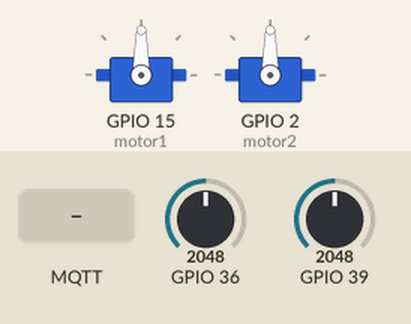
Recording of a sketch running on a simulated ESP32. Shown: 2 × servo. The inputs (shaded band) are chosen by the test bench; at power-on: GPIO 36 = 2048, GPIO 39 = 2048. WiFi joins after 1.5 s; servers stay silent unless stated; random numbers use the default seed unless the sketch sets one; no MQTT or app messages arrive unless stated; what the sketch prints to the serial monitor is not drawn.

Above: at 4.7 s.
4.8 s: MQTT message "45" arrives on the first subscribed topic
At 6.4 s:
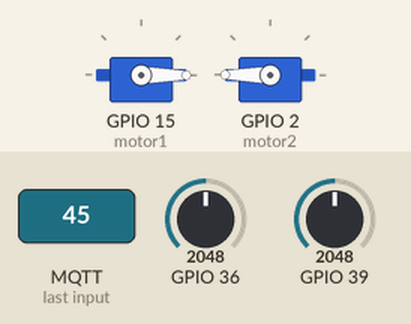
Timing chart, 0 to 7.9 s (numbered marks = the images above; inputs shaded):
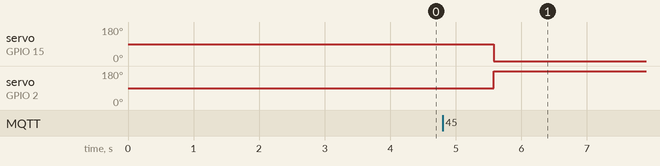

The sketch:

FinalrobotE23.ino
```cpp
#include <WiFi.h>
#include <PubSubClient.h>
#include <Servo.h>
#include <math.h>

Servo motor1; // para trabajar con servo 1
Servo motor2; // para trabajar con servo 2

// Update these with values suitable for your network.
// Contraseña y red utilizada en el instituto donde está conectado el dispositivo
const char* ssid = "¿Quién va a reprobar?";
const char* password = "todoelgrupo";
const char* mqtt_server = "broker.emqx.io";


//const char* ssid = "INFINITUM6211_2.4";
//const char* password = "1ciGnkCo4e";
//const char* mqtt_server = "127.0.0.1";
//const char* mqtt_server = "broker.emqx.io";

WiFiClient espClient;
PubSubClient client(espClient);
unsigned long lastMsg = 0;
#define MSG_BUFFER_SIZE  (50)
//#define BUILTIN_LED
char msg1[MSG_BUFFER_SIZE]; //variable para almacenar posición 1
char msg2[MSG_BUFFER_SIZE]; //variable para almacenar posición 1
int value = 0;     //variable incremental
int pot1 = 0;     //variable para la lectura del potenciometro1
int pot2 = 0;     //variable para la lectura del potenciometro1
//int pot3 = 0;
int i;            //Variable incremental
int o;            //variable para guardar el signo positivo o negativo
int p;            //variable para guardar el signo positivo o negativo
int q;            //variable para guardar el signo positivo o negativo
int r;            //variable para guardar el signo positivo o negativo
float v1=0;       //variable para el voltaje 1
float v2=0;       //variable para el voltaje 1
float v3=0;       //variable para el voltaje 1
int angulo1=0;    //variable para el angulo 1
int angulo2=0;    //variable para el angulo 1
int angulo3=0;    //variable para el angulo 1
byte angulos;     //variable para el angulo 1

float tf=2;//tiempo final de ejecución en segundos
float x=0,y=0; //coordenadas generadas de la trayectoria recta
float xi=16,yi=0,xf=16,yf=0; //coordeandas iniciales y finales (para iniciar son las mismas)
float t=0; //tiempo de ejecución (este se recalculará en la función rectaGenerada)
float theta1=0,theta2=0; // angulos para el movimiento del servo motor
int posi =90;   //angulo de compensación inicial para que el brazo quede recto
int DEL = 10;   //variable de tiempo
float deltaT=0.01; //Incrementos de tiempo en segundos

void setup_wifi()  //función Wifi
{
  delay(10);  //pausa
  // We start by connecting to a WiFi network
  Serial.println();
  Serial.print("Connecting to ");   //Impresión en puerto serial de conección
  Serial.println(ssid);            //Impresión en puerto serial del ssis

  WiFi.mode(WIFI_STA);            //Libreria Wifi
  WiFi.begin(ssid, password);     // Configuración de wifi

  while (WiFi.status() != WL_CONNECTED)   //Estado de conección
  {
    delay(500);             //Pausa
    Serial.print(".");      //impresión en puerto serial
  }

  randomSeed(micros());

  Serial.println("");                //impresión en puerto serial
  Serial.println("WiFi connected");  //impresión en puerto serial
  Serial.println("IP address: ");    //impresión en puerto serial
  Serial.println(WiFi.localIP());    //impresión en puerto serial
}

float callback1(char* topic, byte* payload, unsigned int length) //resepción de de datos desde el broker
{
  Serial.print("Message arrived ["); //impresión en puerto serial
  Serial.print(topic);               //impresión en puerto serial
  Serial.println("] ");
  for (int i = 0; i < length; i++)       //Lectura de las coordenadas
  {
    Serial.println((char)payload[i]);
  }

  int a=payload[1]-48;               //Conversión del primer digito de la primera coordenada de codigo ascii a decimal
  int b=payload[2]-48;               //Conversión del segundo digito de la primera coordenada de codigo ascii a decimal
  int c=payload[5]-48;               //Conversión del primer digito de la segunda coordenada de codigo ascii a decimal
  int d=payload[6]-48;               //Conversión del segundo digito de la segunda coordenada de codigo ascii a decimal

  int e=payload[9]-48;               //Conversión del primer digito de la tercera coordenada de codigo ascii a decimal
  int f=payload[10]-48;              //Conversión del segundo digito de la tercera coordenada de codigo ascii a decimal
  int g=payload[13]-48;              //Conversión del primer digito de la cuarta coordenada de codigo ascii a decimal
  int h=payload[14]-48;              //Conversión del segundo digito de la cuarta coordenada de codigo ascii a decimal

  int j=payload[0];                  //Conversión de signo de la primera coordenada de codigo ascii a decimal
  int k=payload[4];                  //Conversión de signo de la segunda coordenada de codigo ascii a decimal
  int l=payload[8];                  //Conversión de signo de la tercera coordenada de codigo ascii a decimal
  int m=payload[12];                 //Conversión de signo de la cuarta coordenada de codigo ascii a decimal


  if (j==45)                      //Verificación del signo negativo de la primera coordenada
  {
    o=(j-45)-1;
  }
  if (j==43)                     //Verificación del signo positivo de la primera coordenada
  {
    o=(j-43)+1;
  }

  if (k==45)                     //Verificación del signo negativo de la segunda coordenada
  {
    p=(k-45)-1;
  }
  if (k==43)                    //Verificación del signo positivo de la segunda coordenada
  {
    p=(k-43)+1;
  }

  if (l==45)                  //Verificación del signo negativo de la tercera coordenada
  {
    q=(l-45)-1;
  }
  if (l==43)                //Verificación del signo positivo de la tercera coordenada
  {
    q=(l-43)+1;
  }

  if (m==45)               //Verificación del signo negativo de la cuarta coordenada
  {
    r=(m-45)-1;
  }
  if (m==43)              //Verificación del signo positivo de la cuarta coordenada
  {
    r=(m-43)+1;
  }


  xi=(((a*10)+b)*o);   //Obtención de la primera derivada
  yi=(((c*10)+d)*p);   //Obtención de la segunda derivada

  xf=(((e*10)+f)*q);   //Obtención de la tercera derivada
  yf=(((g*10)+h)*r);  //Obtención de la cuarta derivada


  Serial.println(a);
  Serial.println(b);
  Serial.println(c);
  Serial.println(d);
  Serial.println(xi);
  Serial.println(yi);
  Serial.println(xf);
  Serial.println(yf);

  return xi,yi,xf,yf;   //Retorno de coordenadas procesadas que vienen de mensaje externo por MQTT
}


void reconnect()                              //Función de reconección
{
  // Loop until we're reconnected
  while (!client.connected())                     //Verificación de conección
  {
    Serial.print("Attempting MQTT connection...");    // Create a random client ID

    String clientId = "ESP8266Client-";
    clientId += String(random(0xffff), HEX);        // Attempt to connect

    if (client.connect(clientId.c_str()))      //Verificación de conección
    {
      Serial.println("connected");
      // Once connected, publish an announcement...
      client.publish("posicion1", "Enviando el primer mensaje");        //Enviando el mensaje de posición1
      client.publish("posicion2", "Enviando el primer mensaje");        //Enviando el mensaje de posición2
      // ... and resubscribe
      client.subscribe("coordenadas");       //Subcripción
    }
    else
    {
      Serial.print("failed, rc=");                     //Impresión en puerto serial
      Serial.print(client.state());
      Serial.println(" try again in 5 seconds");
      // Wait 5 seconds before retrying
      delay(5000);
    }
  }
}


void setup()
{
  Serial.begin(115200); //velocidad de comunicación serial
  setup_wifi();                                 //Inicialización de Wifi
  client.setServer(mqtt_server, 1883);          //Inicialización de MQTT
  client.setCallback(callback1);

  motor1.attach(15);     //Inicialización en pin del servo 1
  motor2.attach(2);      //Inicialización en pin del servo 1
  //llevar a posición de descanso al robot, cambiar según el angulo adecuado
  //Donde posi=90 grados hace que el brazo empieze estirado
  motor1.write(posi);
  motor2.write(posi);
  delay(2000); //Tiempo de espera de 2 segundos
  tf=2; //Tiempo de ejecución en caso de cambiarlo respecto del default
}

void loop()
{
//Reconexión
  if (!client.connected())
  {
    reconnect();
  }
  client.loop();


  pot1 = analogRead(36);      //Lee la posición 1
  pot2 = analogRead(39);      //Lee la posición 2

  v1=pot1*(3.3/4095);        //Voltaje de la entrada posición1
  v2=pot2*(3.3/4095);        //Voltaje de la entrada posición1

  angulo1=(v1*180)/3.3;      //Calculo de angulo de la posición1
  angulo2=(v2*180)/3.3;      //Calculo de angulo de la posición2


/*En esta sección usamos la función rectaGenerada que recibe los mensajes
desde internet para cambiar las trayectorias que realize el robot,
esta función se usa dentro de un ciclo for para hacer el recorrido según
las especificaciones diseñadas de coordenadas iniciales-finales así como el tiempo de ejecución*/
for(t=0;t<=tf;t+=deltaT)
{
  rectaGenerada(tf,t,xi,yi,xf,yf); //cada iteración crea nuevo par coordenada a seguir
  inversaRR(x,y); //por cada par generado calcula cinemática inversa para ángulos
  motor1.write(posi+theta1); //envía ángulos adecuados a servomotores 1 y 2
  motor2.write(posi+theta2);
  delay(DEL);
}


  unsigned long now = millis();       //Envio de datos con MQTT
  if (now - lastMsg > 2000)
  {
    lastMsg = now;
    ++value;
    //snprintf (msg1, MSG_BUFFER_SIZE, "%ld, %ld, %ld", angulo1, angulo2, angulo3);
    snprintf (msg1, MSG_BUFFER_SIZE, "%ld", angulo1);
    snprintf (msg2, MSG_BUFFER_SIZE, "%ld", angulo2);


    client.publish("posicion1", msg1);      //Envio de posición 1
    client.publish("posicion2", msg2);      //Envio de posición 2

  }

}

//Función de generación de trayectoria recta MRU (movimiento rectilineo uniforme)
float rectaGenerada(float tf,float t,float xi,float yi,float xf,float yf)
{
//se divide para trabajar en metros, ya que se recibe en centímetros
xi=xi/100;
yi=yi/100;
xf=xf/100;
yf=yf/100;
//Cálculo de velocidades cartesianas
  float vx=(xf-xi)/tf;
  float vy=(yf-yi)/tf;
//Generación de puntos en cada instante de tiempo discreto "t"
  x=xi+vx*t;
  y=yi+vy*t;
  return x,y;
}

//Función de cinemática inversa
float inversaRR(float x,float y)
{
  float L1=0.08; //largo de eslabones 1 y 2
  float L2=0.08;
  theta2=acos((pow(x,2)+pow(y,2)-pow(L1,2)-pow(L2,2))/(2*L1*L2)); //calculo de ángulos
  theta1=atan(y/x)-atan((L2*sin(theta2))/(L1+L2*cos(theta2)));
  //conversion a grados para servos
  theta1=round(180*(theta1/3.14));
  theta2=round(180*(theta2/3.14));
  return theta1,theta2;
}
```

Measured:
- after the input at 4.8 s, servo on GPIO 15 (motor1): 90° → 0° after 0.78 s; servo on GPIO 2 (motor2): 90° → 180° after 0.78 s
